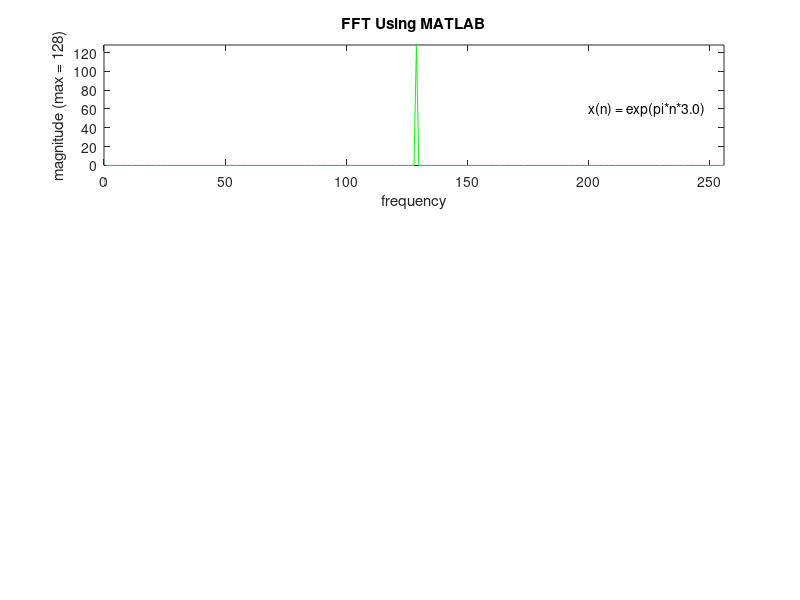

Source code (MATLAB): (Note: this script raises an error after producing the figure.)

clc;
XMIN = 0;
XMAX = 256 ;
YMIN = 0;
YMAX = 128;
k = 3;
n = [0:255];
r = 128*cos(pi*n*k);    % Tallies with the c code input_generator.c.
i = 128*sin(pi*n*k);
x1 = r + j*i;
X1 = abs(fft(x1,256));
subplot(3,1,1)
plot(X1/256,'g'),axis([XMIN XMAX YMIN YMAX]),title('FFT Using MATLAB'),xlabel('frequency'),ylabel('magnitude (max = 128)'),  text(200,60,'x(n) = exp(pi*n*3.0)');

x2r = numeric30(:,2);
x2i = numeric30(:,3);
X2 = sqrt(x2r.^2 + x2i.^2);
subplot(3,1,2)
plot(X2,'c'),axis([XMIN XMAX YMIN YMAX]),title('FFT Using C'), xlabel('frequency'),ylabel('magnitude (max = 128)');

a = k30(:,1);
for n=1:256
    x3r(n) = a(2*n-1,1);
    x3i(n) = a(2*n,1);
    X3(n) = sqrt(x3r(n)^2 + x3i(n)^2);
end
subplot(3,1,3)
plot(X3,'r'),axis([XMIN XMAX YMIN YMAX]),title('FFT Using the FFT Verilog Module'), xlabel('frequency'),ylabel('magnitude (max = 128)');